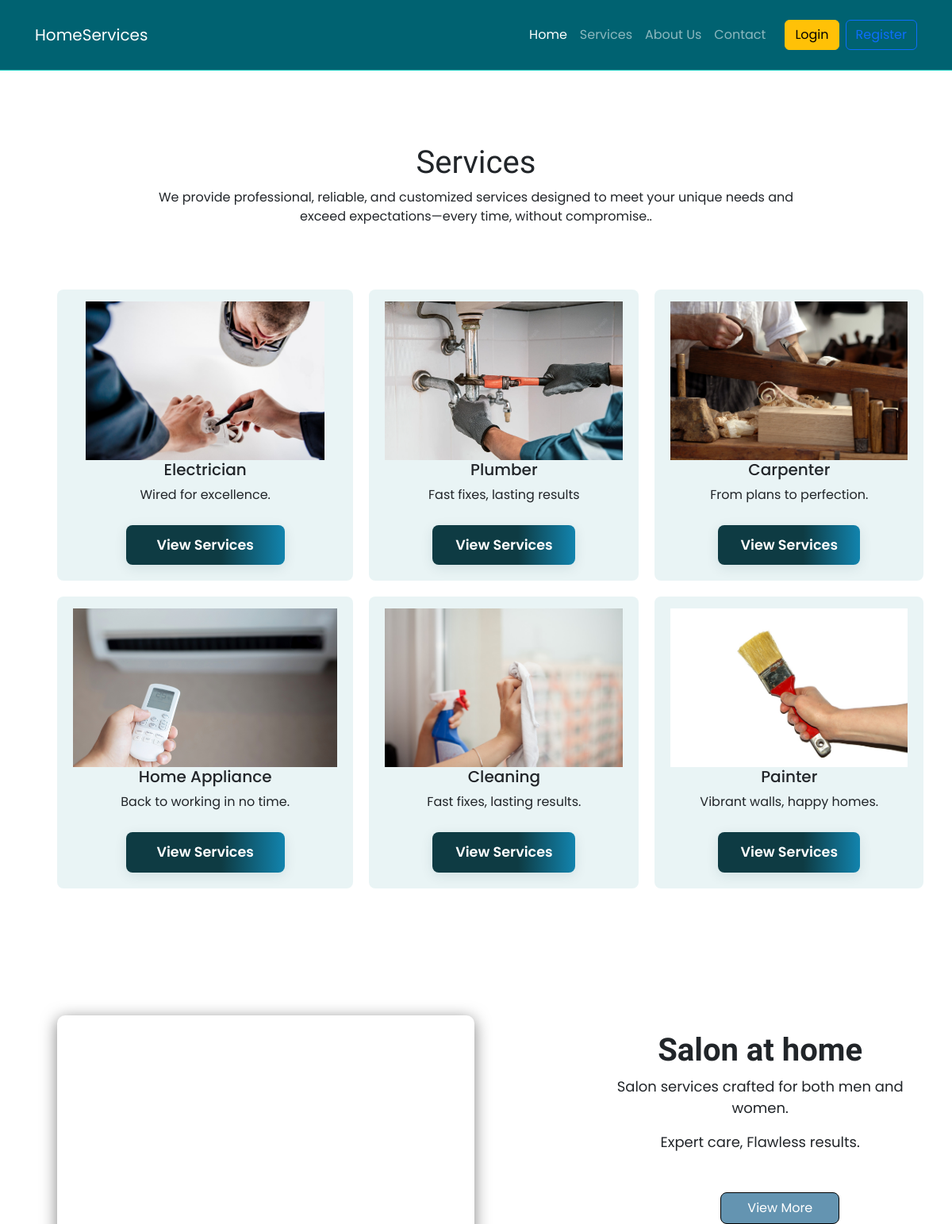
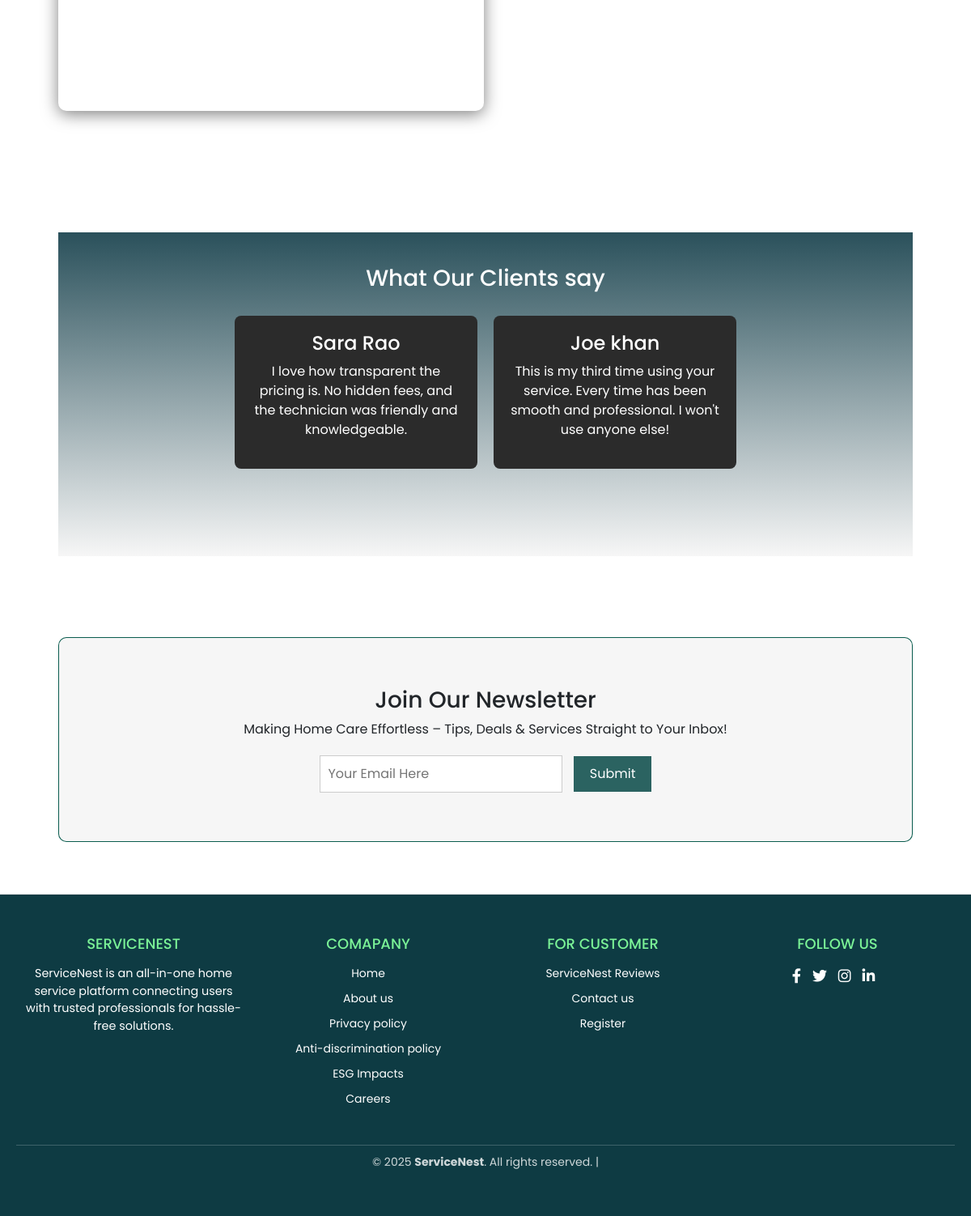
Page /services/ on the committed database (2 pictures, top to bottom).
### home/models.py (models this page shows, shortened)
class MainService(models.Model):
    name = models.CharField(max_length=100)
    description = models.TextField(blank=True, null=True)
    image = models.ImageField(upload_to='main_services/')
    url_name = models.CharField(
        max_length=50,
        help_text="Django URL name for the detail page (e.g., 'electrician', 'appliance')"
    )

### home/views.py (the view)
# urls.py: path('services/', services, name='services'),  # Services page
def services(request):
    main_services = MainService.objects.all()
    return render(request, 'home/services.html', {'main_services': main_services})

### templates/home/services.html (shortened to what this page needs)
{% extends 'base.html' %}
{% load static %}
{% block extra_css %}
<link rel="stylesheet" href="{% static 'css/services.css' %}">
  <link rel="stylesheet" href="https://cdn.jsdelivr.net/npm/bootstrap@5.3.0/dist/css/bootstrap.min.css">
{% endblock %}
{% block content %}
  <section class="services">
    <h1>Services</h1>
    <p>We provide professional, reliable, and customized services designed to meet your unique needs and<br> exceed expectations—every time, without  compromise..</p>
    <div class="services-grid">
      {% for service in main_services %}
      <div class="service">
        <img class="image" src="{{ service.image.url }}" alt="{{ service.name }}">
        <h5>{{ service.name }}</h5>
        <p>{{ service.description }}</p>
        <div class="a">
          <a href="{% url service.url_name %}">View Services</a>
        </div>
      </div>
      {% endfor %}
    </div>
  </section>
  <section class="Newest_Photos">
    <div class="salon_sec">
      <div class="carousel">
      </div>
    <div class="content">
    <div class="desc">
      <h1>Salon at home</h1>
      <p>Salon services crafted for both men and women.</p>
      <p>Expert care, Flawless results.</p>
    </div>
   <div class="bttn">
    <div class="btn"><a href="{% url 'salon' %}">View More</a></div>
</div>
  </section>
  <section class="testimonials">
    <h3>What Our Clients say</h3>
    <div class="testimonial-boxes">
      <div class="testimonial">
        <h4>Sara Rao</h4>
        <p>I love how transparent the pricing is. No hidden fees, and the technician was friendly and knowledgeable.</p>
      </div>
      <div class="testimonial">
        <h4>Joe khan</h4>
        <p>This is my third time using your service. Every time has been smooth and professional. I won't use anyone else!</p>
      </div>
    </div>
  </section>
  <section class="letter">
  <div class="newsletter">
    <h3>Join Our Newsletter</h3>
    <p>Making Home Care Effortless – Tips, Deals & Services Straight to Your Inbox!</p>
    <form>
      <input type="email" placeholder="Your Email Here">
      <button type="submit">Submit</button>
    </form>
  </div>
  </section>
{% endblock%}

### templates/base.html (shortened to what this page needs)
{% load static %}
<!DOCTYPE html>
<html lang="en">
<head>
    <link rel="stylesheet" href="{% static 'css/base.css' %}">
  <link rel="stylesheet" href="https://cdn.jsdelivr.net/npm/bootstrap@5.3.0/dist/css/bootstrap.min.css">
  <link href="https://cdnjs.cloudflare.com/ajax/libs/font-awesome/6.0.0-beta3/css/all.min.css" rel="stylesheet">
    {% block extra_css %}{% endblock %}
</head>
<body>
    <header>
  <nav class="navbar navbar-expand-lg navbar-dark bg-transparent sticky-top">
    <div class="container">
      <a class="navbar-brand" href="{% url 'home' %}">HomeServices</a>
      <div class="collapse navbar-collapse" id="navbarNav">
        <ul class="navbar-nav ms-auto">
          <li class="nav-item"><a class="nav-link active" href="{% url 'home' %}">Home</a></li>
          <li class="nav-item"><a class="nav-link" href="{% url 'services' %}">Services</a></li>
          <li class="nav-item"><a class="nav-link" href="{% url 'about' %}">About Us</a></li>
          <li class="nav-item"><a class="nav-link" href="{% url 'contact' %}">Contact</a></li>
        </ul>
        {% if user.is_authenticated %}
          <span class="navbar-text ms-3 text-white fw-bold">
            Hello, {{ user.username }}!
          </span>
          <a href="{% url 'logout' %}" class="btn btn-danger ms-2">Logout</a>
        {% else %}
          <a href="{% url 'Login' %}" class="btn btn-warning ms-3">Login</a>
          <a href="{% url 'register' %}" class="btn btn-outline-primary ms-2">Register</a>
        {% endif %}
      </div>
    </div>
  </nav>
    </header>
    <main>
        {% block content %}{% endblock %}
    </main>
    <footer class="footer">
        <div class="footer-container">
            <div class="footer-row">
                <div class="footer-col">
                    <h4>ServiceNest</h4>
                    <p> ServiceNest is an all-in-one home service platform connecting users with trusted professionals for hassle-free solutions.</p>
                </div>
                <div class="footer-col">
                    <h4>Comapany</h4>
                    <ul>
                        <li><a href="{% url 'home' %}">Home</a></li>
                        <li><a href="{% url 'about' %}">About us</a></li>
                        <li><a href="#">Privacy policy</a></li>
                        <li><a href="#">Anti-discrimination policy</a></li>
                        <li><a href="#">ESG Impacts</a></li>
                        <li><a href="#">Careers</a></li>
                    </ul>
                </div>
                <div class="footer-col">
                    <h4>For Customer</h4>
                    <ul>
                        <li><a href="#">ServiceNest Reviews</a></li>
                        <li><a href="{% url 'contact' %}">Contact us</a></li>
                        <li><a href="{% url 'register' %}">Register</a></li>
                    </ul>
                </div>
                <div class="footer-col">
                    <h4>Follow Us</h4>
                    <div class="social-links">
                        <a href="#"><i class="fab fa-facebook-f"></i></a>
                        <a href="#"><i class="fab fa-twitter"></i></a>
                        <a href="#"><i class="fab fa-instagram"></i></a>
                        <a href="#"><i class="fab fa-linkedin-in"></i></a>
                    </div>
                </div>
            </div>
        </div>
        <div class="footer-bottom">
            <p>&copy; 2025 <b>ServiceNest</b>. All rights reserved. |
        </div>
    </footer>
</body>
</html>

### static/css/base.css (style rules this page uses)
* { margin: 0; padding: 0; box-sizing: border-box; }
:root { --primary-color: #2c3e50; --secondary-color: #34495e; --accent-color: #d4a373; --background-color: #f7f7f7; --text-color: #ffffff; --muted-text-color: #bdc3c7; --shadow-color: rgba(0, 0, 0, 0.1); }
li { list-style: none; display: inline-block; }
body { font-family: 'Segoe UI', Tahoma, Geneva, Verdana, sans-serif; background-color: #16b9d9; color: #333; line-height: 1.6; }
header { background-color: #006271; border-bottom: 1px solid #12cabd; padding: 1rem 2rem; }
.navbar { display: flex; justify-content: space-between; align-items: center; }
main { padding: 2rem; }
footer { background-color: #ffffff; text-align: center; padding: 1rem; font-size: 0.9rem; border-top: 1px solid #e0e0e0; margin-top: 2rem; }
.footer { background: #0e3b43; color: #ffffff; padding: 40px 20px; text-align: center; }
.footer-container { max-width: 1200px; margin: 0 auto; display: flex; flex-wrap: wrap; justify-content: space-between; gap: 20px; }
.footer-row { display: flex; flex-wrap: wrap; justify-content: space-between; width: 100%; }
.footer-col { flex: 1 1 200px; margin: 10px; }
.footer-col h4 { font-size: 18px; margin-bottom: 15px; color: #7bf397; text-transform: uppercase; }
.footer-col ul { list-style: none; padding: 0; }
.footer-col ul li { margin-bottom: 10px; font-size: 14px; color: #ffffff; transition: color 0.3s ease; display: block; }
.footer-col ul li a { color: #ffffff; text-decoration: none; transition: color 0.3s ease; }
.social-links a { display: inline-block; margin-right: 10px; color: #ffffff; font-size: 18px; transition: color 0.3s ease; }
.footer-bottom { margin-top: 20px; border-top: 1px solid rgba(255, 255, 255, 0.2); padding-top: 10px; font-size: 14px; color: rgba(255, 255, 255, 0.8); }

### static/css/services.css (style rules this page uses)
* { margin: 0; padding: 0; box-sizing: border-box; font-family: 'Poppins', sans-serif; }
h1 { font-family: 'Limelight',sans-serif; margin-top: -20px; }
.services { text-align: center; padding: 60px 20px; }
.services-grid { display: grid; grid-template-columns: repeat(3, 1fr); gap: 20px; margin-top: 80px; padding: 0 20px; }
.service a { display: inline-block; margin-top: 10px; color: inherit; font-weight: bold; }
.service a { width: 60%; padding: 12px; color: #fff; background: linear-gradient(90deg, #0e3b43 60%, #1284ae 100%); border: none; border-radius: 8px; font-size: 1.1rem; font-weight: 600; cursor: pointer; box-shadow: 0 4px 16px rgba(14, 59, 67, 0.10); transition: background 0.3s, transform 0.2s; }
.service a { color: #fff; text-decoration: none; }
img { height: 200px; margin-top: -5px; }
.service { background: #e9f4f5f6; padding: 20px; border-radius: 8px; }
.testimonials { background: linear-gradient(#224a55f6, #f6f6f6f6),center/cover no-repeat; color: #fff; padding: 40px; margin-top: 150px; text-align: center; margin-left: 40px; margin-right: 40px; height: 400px; }
.testimonial-boxes { display: flex; justify-content: center; gap: 20px; margin-top: 30px; }
.testimonial { background: #2b2b2b; padding: 20px; border-radius: 8px; width: 300px; }
.letter { padding-top: 100px; padding-left: 40px; padding-right: 40px; }
.newsletter { background: #f6f6f6; padding: 60px 20px; text-align: center; border: 1px solid #025748f6; border-radius: 10px; }
.newsletter form { margin-top: 20px; }
.newsletter input { padding: 10px; width: 300px; border: 1px solid #ccc; margin-right: 10px; }
.newsletter button { padding: 10px 20px; background: #2b6361; color: #fff; border: none; cursor: pointer; font-style: none; }
.carousel { position: relative; width: 50%; max-width: 800px; height: 400px; overflow: hidden; border-radius: 10px; box-shadow: 0 4px 20px rgba(0,0,0,0.5); }
.bttn .btn a { text-decoration: none; color: #fff; }
.Newest_Photos { padding-top: 100px; padding-left: 40px; }
.salon_sec { display: flex; flex-direction: row; gap: 150px; }
.salon_sec .desc h1 { font-weight: bold; text-align: center; padding-top: 20px; }
.salon_sec .desc p { font-size: large; text-align: center; }
.salon_sec .bttn { border: 1px solid black; width: 150px; color: #fff; text-decoration: none; height: 40px; text-align: center; margin-left: 160px; margin-top: 50px; border-radius: .5rem; background-color:rgb(100, 148, 177); ; }

### rows in the picture
MainService: image (picture), name "Electrician", description "Wired for excellence."
MainService: image (picture), name "Plumber", description "Fast fixes, lasting results"
MainService: image (picture), name "Carpenter", description "From plans to perfection."
MainService: image (picture), name "Home Appliance", description "Back to working in no time."
MainService: image (picture), name "Cleaning", description "Fast fixes, lasting results."
MainService: image (picture), name "Painter", description "Vibrant walls, happy homes."
